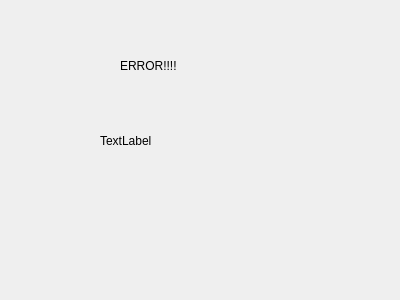
<?xml version="1.0" encoding="UTF-8"?>
<ui version="4.0">
 <class>Dialog</class>
 <widget class="QDialog" name="Dialog">
  <property name="geometry">
   <rect>
    <x>0</x>
    <y>0</y>
    <width>400</width>
    <height>300</height>
   </rect>
  </property>
  <property name="windowTitle">
   <string>Dialog</string>
  </property>
  <widget class="QLabel" name="label">
   <property name="geometry">
    <rect>
     <x>120</x>
     <y>40</y>
     <width>131</width>
     <height>51</height>
    </rect>
   </property>
   <property name="text">
    <string>ERROR!!!!</string>
   </property>
  </widget>
  <widget class="QLabel" name="lab_error">
   <property name="geometry">
    <rect>
     <x>100</x>
     <y>110</y>
     <width>211</width>
     <height>61</height>
    </rect>
   </property>
   <property name="text">
    <string>TextLabel</string>
   </property>
  </widget>
 </widget>
 <resources/>
 <connections/>
</ui>
